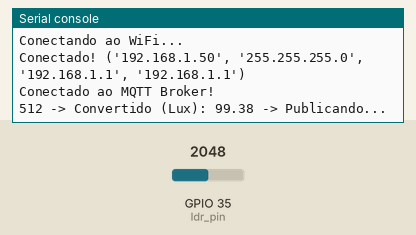
Bench run of a program on a simulated ESP32 board running MicroPython. Parts: the last lines printed to the serial console. Wiring (from the project's diagram.json): light sensor on GPIO 35. Inputs (shaded band) come from the test bench; at power-on: GPIO 35 (ldr_pin) = 2048 (analog values on the 0–4095 scale). WiFi joins after 1.5 s; no MQTT or app messages arrive unless stated.

Above: at 3.3 s.
3.4 s: GPIO 35 (ldr_pin) set to 0
At 5.5 s:
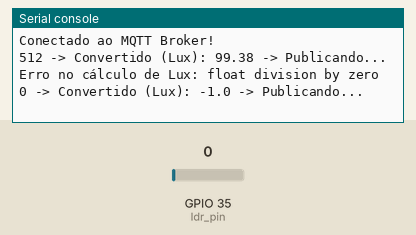
9.6 s: GPIO 35 (ldr_pin) set to 491
At 11.5 s:
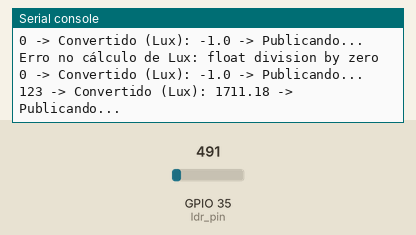
Timing chart, 0 to 13.0 s (numbered marks = the images above; inputs shaded):
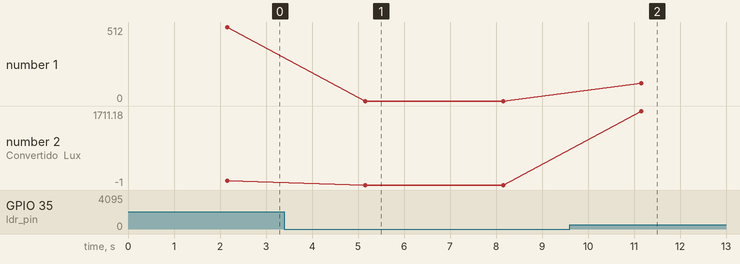

Measured:
- after the input at 3.4 s, the serial console: prints a new line after 1.8 s (image 1)
- after the input at 9.6 s, the serial console: prints a new line after 1.6 s (image 2)
- plotted number 1: 512 → 0 after the input at 3.4 s, 0 → 123 after the input at 9.6 s
- plotted number 2: 99.38 → -1 after the input at 3.4 s, -1 → 1711.18 after the input at 9.6 s

The program:

main.py
```python
import network
import time
from umqtt.simple import MQTTClient
from machine import Pin, ADC
import random
import math

SSID = "Wokwi-GUEST"
PASSWORD = ""
MQTT_BROKER = "broker.hivemq.com"
MQTT_CLIENT_ID = "4751671b-edb7-4b56-a46d-5dd4f93da0e0"
LIGHT_TOPIC = "meu_iot/sala1/luz_lux"

print("--- Monitor Serial Pronto. Iniciando Setup ---")

ldr_pin = ADC(Pin(35))
ldr_pin.atten(ADC.ATTN_11DB)
ldr_pin.width(ADC.WIDTH_10BIT)


wlan = network.WLAN(network.STA_IF)
wlan.active(True)
wlan.connect(SSID, PASSWORD)

print("Conectando ao WiFi...")
while not wlan.isconnected():
    time.sleep(1)
print("Conectado!", wlan.ifconfig())

try:
    client = MQTTClient(MQTT_CLIENT_ID, MQTT_BROKER)
    client.connect()
    print("Conectado ao MQTT Broker!")
except OSError as e:
    print(f"Erro ao conectar ao MQTT: {e}")
    import machine
    machine.reset()


GAMMA = 0.7
RL10 = 50.0

V_IN = 3.3
R_FIXO = 10000.0

def converter_analog_para_lux(valor_analog):
    try:
        if valor_analog >= 1023:
            return 0.0

        voltage = (float(valor_analog) / 1023.0) * V_IN

        if V_IN == voltage:
            return 0.0

        resistance = (R_FIXO * voltage) / (V_IN - voltage)

        rl10_ohms = RL10 * 1000.0
        pow_10_gamma = math.pow(10, GAMMA)

        base = (rl10_ohms * pow_10_gamma) / resistance
        lux = math.pow(base, (1.0 / GAMMA))

        return lux

    except Exception as e:
        print(f"Erro no cálculo de Lux: {e}")
        return -1.0


loop_counter = 0

while True:
    loop_counter += 1
    valor_publicar_str = ""

    valor_ldr = ldr_pin.read()
    lux = converter_analog_para_lux(valor_ldr)

    lux_formatado = round(lux, 2)
    valor_publicar_str = str(lux_formatado)

    print(f"{valor_ldr} -> Convertido (Lux): {lux_formatado} -> Publicando...")

    client.publish(LIGHT_TOPIC, valor_publicar_str)
    time.sleep(3)
```
